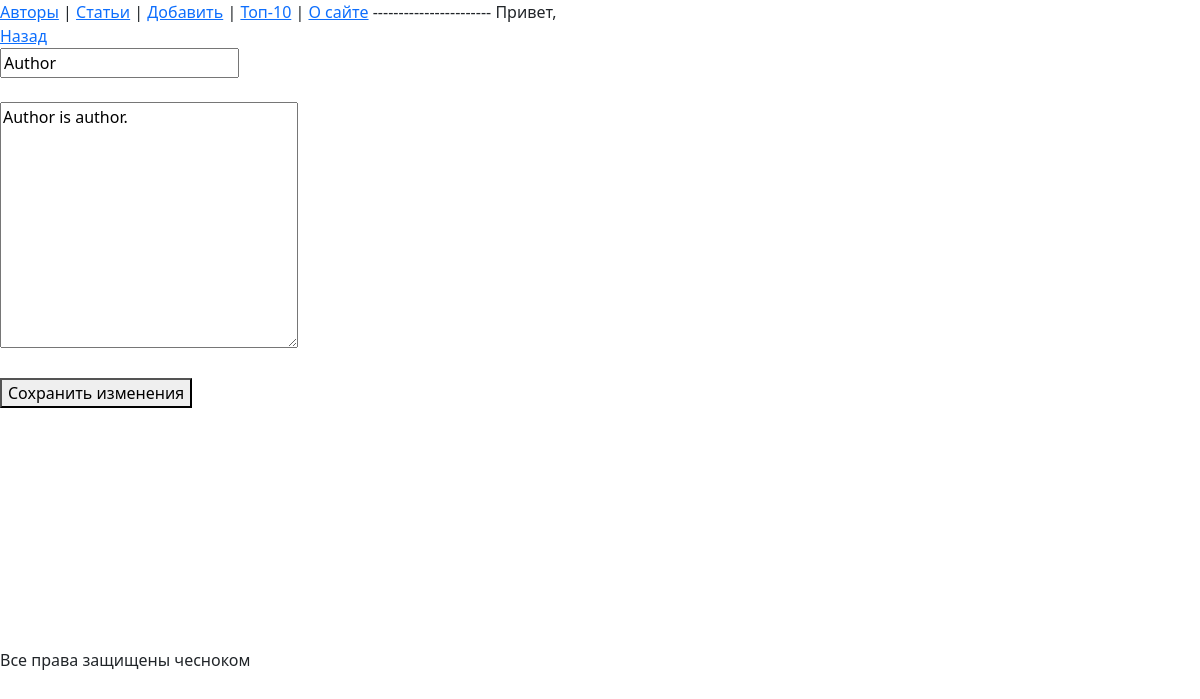
Before: /article/5/edit/ with the older database file.
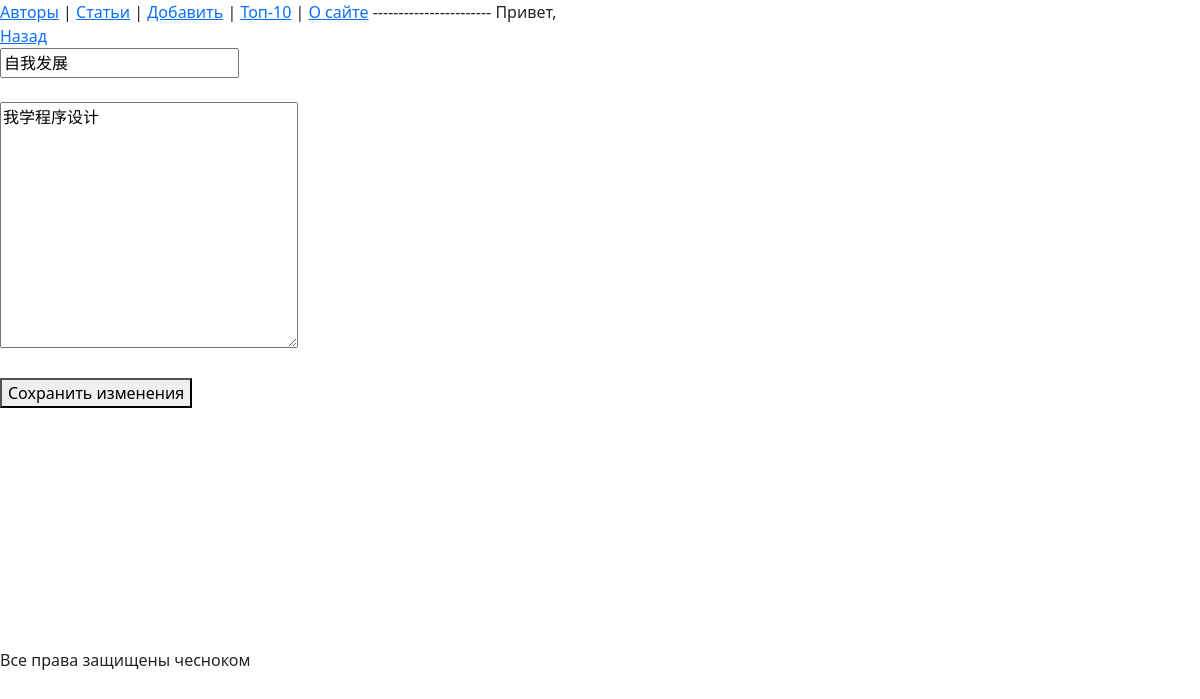
After: the same page with the newer database file.
### core/models.py (models this page shows, shortened)
class Article(models.Model):
    title = models.CharField(max_length = 255)
    text = models.TextField()
    author = models.ForeignKey(
        to = "Author",
        on_delete = models.SET_NULL,
        null = True, blank = True,
        related_name = "article",
        verbose_name = "Автор"
    )
    readers = models.ManyToManyField(
        to = User,
        related_name = "read_articles",
        blank = True,
    )
    views = models.IntegerField(
        default = 0,
        verbose_name = "Просмотры"
    )
    created_at = models.DateTimeField(
        auto_now_add = True,
        null = True,
    )
    updated_at = models.DateTimeField(
        auto_now = True
    )
    is_active = models.BooleanField(
        default = True
    )

### core/views.py (the view)
# urls.py: path("article/<int:pk>/edit/", edit_article, name = "article-edit"),
def edit_article(request, pk):
    article = Article.objects.get(id = pk)
    if request.method == "POST":
        article.title = request.POST.get("title")
        article.text = request.POST.get("text")
        article.save()
        return redirect(article_page, pk)
    return render(request, "update.html", {"article": article})

### core/templates/update.html (shortened to what this page needs)
{% extends 'base.html' %}
{% block content %}
    <div><a href="{% url 'article' article.pk %}">Назад</a></div>
    <form method="POST">
        <input type="text" name="title" value="{{ article.title }}">
        <br>
        <br>
        <textarea name="text" id="" cols="30" rows="10">{{ article.text }}</textarea>
        <br>
        <br>
        <button>Сохранить изменения</button>
    </form>
{% endblock %}

Changed rows visible on the page:
changed Article: title "Author" → "自我发展"; text "Author is author." → "我学程序设计"
